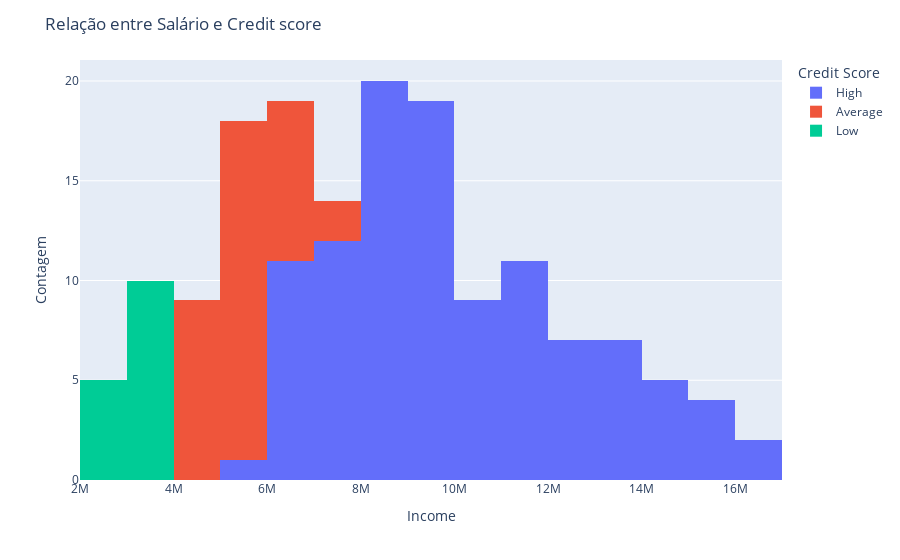

Source (notebook cell):
### Code cell
fig = px.histogram(df, x='Income', color='Credit Score', barmode='stack')

# Layout
fig.update_layout(title='Relação entre Salário e Credit score',
                  xaxis_title='Income',
                  yaxis_title='Contagem',
                  legend_title='Credit Score')
fig.show()

### Figure 1 — Plotly figure (JSON) as saved in the notebook; plotly's stock layout.template omitted (floating-point values rounded to 4 significant figures)
{"data": [{"alignmentgroup": "True", "bingroup": "x", "hovertemplate": "Credit Score=High<br>Income=%{x}<br>count=%{y}<extra></extra>", "legendgroup": "High", "marker": {"color": "#636efa", "pattern": {"shape": ""}}, "name": "High", "offsetgroup": "High", "orientation": "v", "showlegend": true, "type": "histogram", "x": [5000000, 10000000, 7500000, 12500000, 15000000, 8000000, 10500000, 9000000, 13500000, 7000000, 9500000, 8500000, 12500000, 6500000, 8000000, 7000000, 11500000, 6000000, 7500000, 6500000, 10500000, 8000000, 13000000, 15500000, 8500000, 11000000, 9500000, 14000000, 7250000, 10000000, 9000000, 13000000, 6750000, 9250000, 8250000, 12250000, 6250000, 8750000, 7750000, 11250000, 8500000, 11750000, 9000000, 14250000, 16000000, 9000000, 11500000, 9750000, 14500000, 7500000, 10500000, 9500000, 13500000, 6750000, 9250000, 8500000, 12500000, 6250000, 8750000, 7750000, 11250000, 8500000, 11750000, 9000000, 14250000, 16250000, 9500000, 12000000, 10250000, 15000000, 7750000, 11000000, 9750000, 13750000, 6750000, 9500000, 8750000, 12750000, 6250000, 8750000, 7750000, 11250000, 8500000, 11750000, 9000000, 8200000, 9500000, 8500000, 10500000, 10500000, 8000000, 13000000, 15500000, 8500000, 11000000, 9500000, 14000000, 7250000, 10000000, 9000000, 13000000, 6750000, 9250000, 8250000, 12250000, 6250000, 8750000, 7750000], "xaxis": "x", "yaxis": "y"}, {"alignmentgroup": "True", "bingroup": "x", "hovertemplate": "Credit Score=Average<br>Income=%{x}<br>count=%{y}<extra></extra>", "legendgroup": "Average", "marker": {"color": "#EF553B", "pattern": {"shape": ""}}, "name": "Average", "offsetgroup": "Average", "orientation": "v", "showlegend": true, "type": "histogram", "x": [4000000, 6000000, 5500000, 5000000, 4500000, 5500000, 4500000, 6500000, 5750000, 5250000, 4750000, 5750000, 6000000, 4750000, 6750000, 5750000, 5250000, 4750000, 5750000, 6250000, 5000000, 7000000, 5750000, 5250000, 4750000, 5750000, 6000000, 7500000, 5500000, 6800000, 5500000, 4500000, 6500000, 5750000, 5250000, 4750000], "xaxis": "x", "yaxis": "y"}, {"alignmentgroup": "True", "bingroup": "x", "hovertemplate": "Credit Score=Low<br>Income=%{x}<br>count=%{y}<extra></extra>", "legendgroup": "Low", "marker": {"color": "#00cc96", "pattern": {"shape": ""}}, "name": "Low", "offsetgroup": "Low", "orientation": "v", "showlegend": true, "type": "histogram", "x": [3500000, 3000000, 2500000, 3750000, 3250000, 2750000, 3750000, 3250000, 2750000, 3750000, 3250000, 2750000, 3750000, 3250000, 2750000], "xaxis": "x", "yaxis": "y"}], "layout": {"autosize": true, "barmode": "stack", "legend": {"title": {"text": "Credit Score"}, "tracegroupgap": 0}, "margin": {"t": 60}, "title": {"text": "Relação entre Salário e Credit score"}, "xaxis": {"anchor": "y", "autorange": true, "domain": [0, 1], "range": [2000000.0, 17000000.0], "title": {"text": "Income"}, "type": "linear"}, "yaxis": {"anchor": "x", "autorange": true, "domain": [0, 1], "range": [0, 21.05], "title": {"text": "Contagem"}}}}
